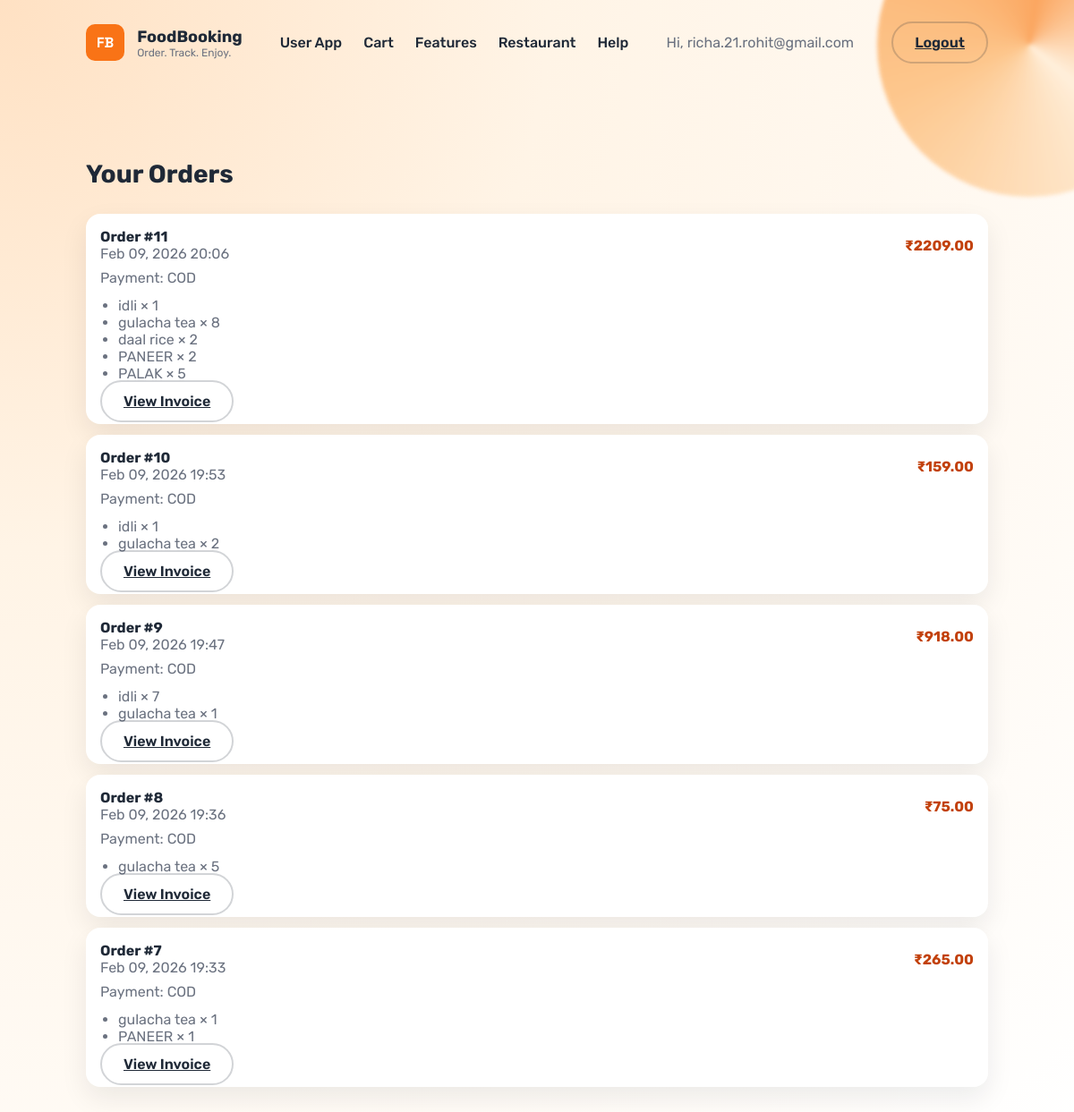
The app's page /orders/ (signed in) with its own data.
### core/models.py (models this page shows, shortened)
class Order(models.Model):
    created_at = models.DateTimeField(auto_now_add=True)
    user = models.ForeignKey(
        "auth.User",
        on_delete=models.SET_NULL,
        null=True,
        blank=True,
        related_name="orders",
    )
    customer_name = models.CharField(max_length=150)
    customer_phone = models.CharField(max_length=20)
    address = models.TextField()
    delivery_latitude = models.DecimalField(max_digits=9, decimal_places=6, null=True, blank=True)
    delivery_longitude = models.DecimalField(max_digits=9, decimal_places=6, null=True, blank=True)
    payment_method = models.CharField(max_length=50, default="COD")
    total_amount = models.DecimalField(max_digits=10, decimal_places=2, default=0)
    is_paid = models.BooleanField(default=False)

class OrderItem(models.Model):
    order = models.ForeignKey(Order, on_delete=models.CASCADE, related_name="items")
    dish = models.ForeignKey(Dish, on_delete=models.PROTECT)
    quantity = models.PositiveIntegerField(default=1)
    price = models.DecimalField(max_digits=8, decimal_places=2)

class Dish(models.Model):
    restaurant = models.ForeignKey(Restaurant, on_delete=models.CASCADE)
    category = models.ForeignKey(Category, on_delete=models.SET_NULL, null=True, blank=True)
    name = models.CharField(max_length=150)
    description = models.TextField(blank=True)
    price = models.DecimalField(max_digits=8, decimal_places=2)
    is_veg = models.BooleanField(default=True)
    is_available = models.BooleanField(default=True)
    image = models.ImageField(upload_to="dishes/", blank=True, null=True)
    rating = models.DecimalField(max_digits=2, decimal_places=1, default=4.0)

### core/views.py (the view)
# urls.py: path('orders/', views.order_history, name='order_history'),
@login_required
def order_history(request):
    orders = (
        Order.objects.filter(user=request.user)
        .order_by("-created_at")
        .prefetch_related("items", "items__dish")
    )
    return render(request, "order_history.html", {"orders": orders})

### templates/order_history.html (shortened to what this page needs)
{% extends "base.html" %}
{% block content %}
  <section class="section">
    <h2>Your Orders</h2>
    {% if orders %}
      <div class="cart-list">
        {% for order in orders %}
          <div class="tile">
            <div class="order-head">
              <div>
                <strong>Order #{{ order.id }}</strong>
                <div class="muted">{{ order.created_at|date:"M d, Y H:i" }}</div>
              </div>
              <div class="price">₹{{ order.total_amount }}</div>
            </div>
            <div class="muted">Payment: {{ order.payment_method }}{% if order.is_paid %} (Paid){% endif %}</div>
            <ul class="order-items">
              {% for item in order.items.all %}
                <li>{{ item.dish.name }} × {{ item.quantity }}</li>
              {% endfor %}
            </ul>
            <a class="btn ghost" href="{% url 'invoice' order.id %}">View Invoice</a>
          </div>
        {% endfor %}
      </div>
    {% else %}
      <p>You have no orders yet.</p>
      <a class="btn primary" href="{% url 'app_home' %}">Start Ordering</a>
    {% endif %}
  </section>
{% endblock %}

### templates/base.html (shortened to what this page needs)
{% load static %}
<!doctype html>
<html lang="en">
  <head>
    <link rel="stylesheet" href="{% static 'css/styles.css' %}" />
  </head>
  <body>
    <div class="bg-shape"></div>
    <header class="site-header">
      <div class="brand">
        <span class="brand-mark">FB</span>
        <div>
          <div class="brand-name">FoodBooking</div>
          <div class="brand-tag">Order. Track. Enjoy.</div>
        </div>
      </div>
      <nav class="nav">
        <a href="{% url 'app_home' %}">User App</a>
        <a href="{% url 'cart' %}">Cart</a>
        <a href="#features">Features</a>
        <a href="{% url 'restaurant_login' %}">Restaurant</a>
        <a href="{% url 'help_center' %}">Help</a>
      </nav>
      {% if user.is_authenticated %}
        <span class="muted">Hi, {{ user.username }}</span>
        <a class="btn ghost" href="{% url 'logout' %}">Logout</a>
      {% else %}
        <a class="btn ghost" href="{% url 'login' %}">Sign In</a>
      {% endif %}
    </header>
    <main>
      {% block content %}{% endblock %}
    </main>
  </body>
</html>

### static/css/styles.css (style rules this page uses)
:root { --bg: #fff4e6; --accent: #f97316; --accent-dark: #c2410c; --text: #1f2937; --muted: #6b7280; --card: #ffffff; --shadow: 0 20px 50px rgba(31, 41, 55, 0.15); }
* { box-sizing: border-box; }
body { margin: 0; font-family: "Rubik", sans-serif; color: var(--text); background: radial-gradient(circle at top left, #ffe1c3 0, var(--bg) 35%, #fff 100%); min-height: 100vh; }
.bg-shape { position: fixed; top: -120px; right: -120px; width: 340px; height: 340px; background: conic-gradient(from 130deg, #ffedd5, #fdba74, #fb923c, #ffedd5); border-radius: 50%; opacity: 0.8; filter: blur(2px); z-index: -1; }
.site-header { display: flex; justify-content: space-between; align-items: center; padding: 24px 8vw; }
.brand { display: flex; gap: 14px; align-items: center; }
.brand-mark { background: var(--accent); color: #fff; font-weight: 700; padding: 10px 12px; border-radius: 10px; font-family: "Space Grotesk", sans-serif; }
.brand-name { font-weight: 700; font-size: 18px; }
.brand-tag { font-size: 12px; color: var(--muted); }
.nav { display: flex; gap: 24px; }
.nav a { text-decoration: none; color: var(--text); font-weight: 500; }
.muted { color: var(--muted); }
.btn { border: none; border-radius: 999px; padding: 12px 24px; font-weight: 600; cursor: pointer; }
.btn.ghost { background: transparent; color: var(--text); border: 2px solid rgba(31, 41, 55, 0.2); }
.section { padding: 60px 8vw; }
.section h2 { font-size: 28px; margin-bottom: 28px; }
.tile { background: var(--card); padding: 16px; border-radius: 16px; box-shadow: 0 12px 30px rgba(15, 23, 42, 0.08); transition: transform 0.2s ease, box-shadow 0.2s ease; }
.price { font-weight: 700; color: var(--accent-dark); }
.cart-list { display: grid; gap: 12px; }
.order-head { display: flex; justify-content: space-between; align-items: center; gap: 12px; margin-bottom: 8px; }
.order-items { margin: 12px 0; padding-left: 20px; color: var(--muted); }

### records on screen
Order: id "11", created_at "Feb 09, 2026 20:06", total_amount "2209.00", payment_method "COD"
OrderItem: dish.name "idli", quantity "1"
OrderItem: dish.name "gulacha tea", quantity "8"
OrderItem: dish.name "daal rice", quantity "2"
OrderItem: dish.name "PANEER", quantity "2"
OrderItem: dish.name "PALAK", quantity "5"
Order: id "10", created_at "Feb 09, 2026 19:53", total_amount "159.00", payment_method "COD"
OrderItem: dish.name "idli", quantity "1"
OrderItem: dish.name "gulacha tea", quantity "2"
Order: id "9", created_at "Feb 09, 2026 19:47", total_amount "918.00", payment_method "COD"
OrderItem: dish.name "idli", quantity "7"
OrderItem: dish.name "gulacha tea", quantity "1"
Order: id "8", created_at "Feb 09, 2026 19:36", total_amount "75.00", payment_method "COD"
OrderItem: dish.name "gulacha tea", quantity "5"
Order: id "7", created_at "Feb 09, 2026 19:33", total_amount "265.00", payment_method "COD"
OrderItem: dish.name "gulacha tea", quantity "1"
OrderItem: dish.name "PANEER", quantity "1"

### other values on screen
{{ user.username }} "richa.21.rohit@gmail.com"
